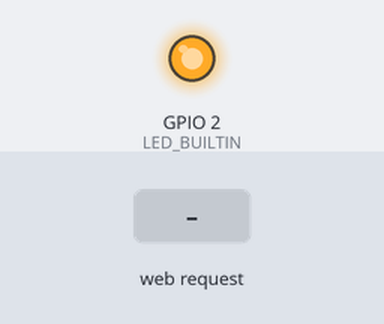
Bench run of a sketch on a simulated ESP8266 (NodeMCU). Shown: output pins drawn as LEDs (lit = HIGH, except the on-board LED, lit = LOW). The test bench sets the inputs (shaded band). WiFi joins after 1.5 s; servers stay silent unless stated; what the sketch prints to the serial monitor is not drawn.

Above: at 2.7 s.
2.8 s: HTTP request GET /ledoff received
At 4.2 s:
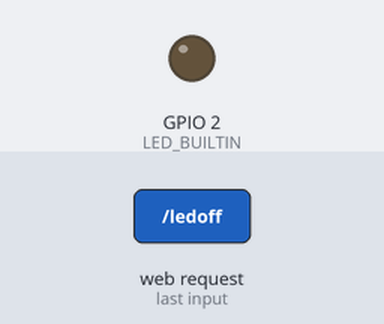
4.5 s: HTTP request GET /ledon received
At 5.4 s:
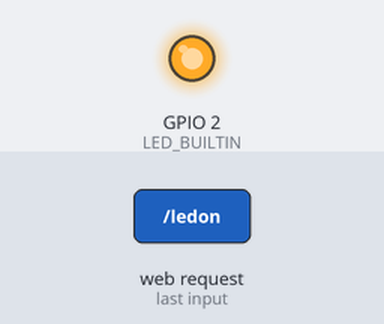
Timing chart, 0 to 7.5 s (numbered marks = the images above; inputs shaded):
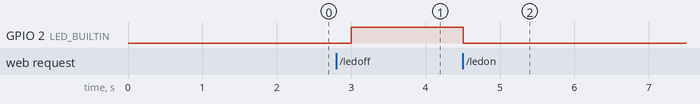

The sketch:

sketch_oct18a.ino
```cpp
#include <ESP8266WiFi.h>

WiFiClient client;                                 //diffine client variable
WiFiServer server(80);                        //define server variable

void setup() {
  Serial.begin(9600);
  WiFi.begin("WIFI","akash1896");

  while(WiFi.status() != WL_CONNECTED)       //checking wifi connection
  {
      delay(300);
      Serial.print(".");
  }

  Serial.println();                                    // after the println line anything prints from a new line in serial moniter
  Serial.print(WiFi.localIP());                 //(WiFi.localIP) used for checking connected IP address
  server.begin();                                      //server concept starts from here
  pinMode(LED_BUILTIN,OUTPUT);
}
void loop() {
  client = server.available();                   //initialising that "client" is equal to "server.avilable()" //server.available() == 0
   if(client == 1)                                       //checking is any request has been come to the server
   {

    String request = client.readStringUntil('\n');           //reading the request sent by the client until the line ends & saving it on the string variable called request
        Serial.println(request);                                                //printing that request
        request.trim();                    //triming and saving only the main request other than garbage values

      if(request == "GET /ledon HTTP/1.1")    //checking that request by the user is similiar to this line
        {
            digitalWrite(LED_BUILTIN, LOW); //turning the LED on
        }
        if(request == "GET /ledoff HTTP/1.1")   //checking that request by the user is similiar to this line
        {
            digitalWrite(LED_BUILTIN,HIGH); //turning the LED off
        }
    }
  client.println("HTTP/1.1 200 OK");
  client.println("Content-Type: text/html");  //This three line must be included before writing the code for printing the webpage on localserver
  client.println("");
  client.println("<!Doctype html>");
  client.println("<html>");
  client.println("<head>");
  client.println("<title>NodeMCU Controll page</title>");
  client.println("</head>");          //write every line of code of that webpage in "client.println()" Function in the loop for controlling the device
  client.println("<a href=\"/ledon\"\"><button>ON</button></a>");
  client.println("<a href=\"/ledoff\"\"><button>OFF</button></a>");
  client.println("</body>");
  client.println("</html>");
delay(500);

}
```

Measured:
- after the input at 2.8 s, GPIO 2 (LED_BUILTIN): LOW → HIGH after 0.20 s
- after the input at 4.5 s, GPIO 2 (LED_BUILTIN): HIGH → LOW at once
